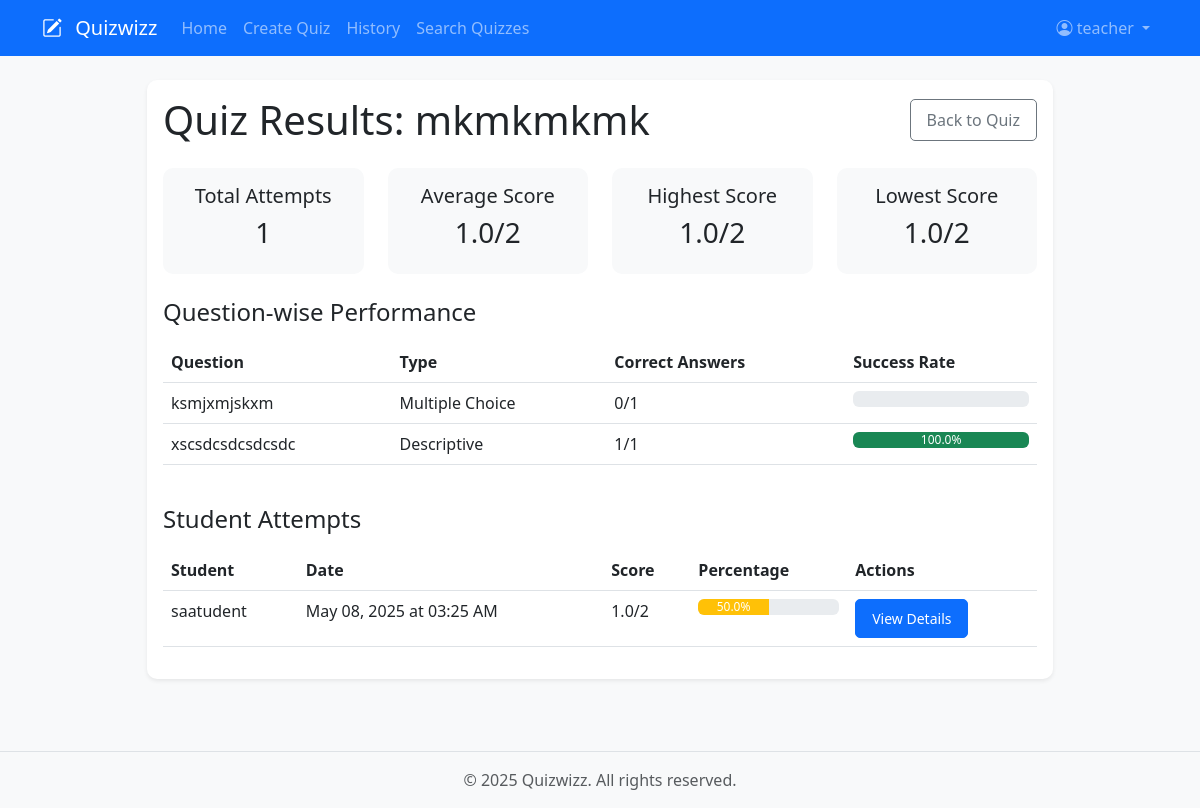
Page /quiz/quiz/1/results (signed in) on the committed database.
### app/models/user.py (models this page shows, shortened)
class User(UserMixin, db.Model):
    __tablename__ = 'users'
    id = db.Column(db.Integer, primary_key=True)
    username = db.Column(db.String(64), unique=True, nullable=False)
    email = db.Column(db.String(120), unique=True, nullable=False)
    password_hash = db.Column(db.String(128))
    is_teacher = db.Column(db.Boolean, default=False)
    created_at = db.Column(db.DateTime, default=datetime.utcnow)
    profile_picture = db.Column(db.String(200), default='default.jpg')
    bio = db.Column(db.Text)
    attempts = db.relationship('QuizAttempt', backref='user', lazy='dynamic')
    feedback = db.relationship(QuizFeedback, backref='student', lazy='dynamic')
    quiz_attempts = db.relationship('QuizAttempt', backref='student', lazy='dynamic')
    bookmarks = db.relationship('Bookmark', backref='user', lazy='dynamic')
    shared_quizzes = db.relationship('Quiz',
                                   secondary='shared_quizzes',
                                   backref=db.backref('shared_with_users', lazy='dynamic'),
                                   lazy='dynamic')
    bookmarked_quizzes = db.relationship('Quiz',
                                       secondary='user_bookmarks',
                                       backref=db.backref('bookmarked_by', lazy='dynamic'),
                                       lazy='dynamic')

### app/models/quiz.py (models this page shows, shortened)
class Quiz(db.Model):
    __tablename__ = 'quizzes'
    id = db.Column(db.Integer, primary_key=True)
    title = db.Column(db.String(100), nullable=False)
    description = db.Column(db.Text)
    created_at = db.Column(db.DateTime, default=datetime.utcnow)
    updated_at = db.Column(db.DateTime, default=datetime.utcnow, onupdate=datetime.utcnow)
    author_id = db.Column(db.Integer, db.ForeignKey('users.id'), nullable=False)
    is_public = db.Column(db.Boolean, default=True)
    password = db.Column(db.String(128))
    time_limit = db.Column(db.Integer)  # in minutes
    max_attempts = db.Column(db.Integer, default=1)
    start_time = db.Column(db.DateTime)
    end_time = db.Column(db.DateTime)
    category = db.Column(db.String(50))
    grades_released = db.Column(db.Boolean, default=False)
    author = db.relationship('User', backref=db.backref('authored_quizzes', lazy='dynamic'))
    questions = db.relationship('Question', backref='quiz', lazy='dynamic', cascade='all, delete-orphan')
    attempts = db.relationship('QuizAttempt', backref='quiz', lazy='dynamic')
    shared_with = db.relationship('User', secondary='shared_quizzes', backref=db.backref('shared_quizzes_list', lazy='dynamic'))
    feedback = db.relationship(QuizFeedback, backref='quiz', lazy='dynamic', cascade='all, delete-orphan')

class QuizAttempt(db.Model):
    __tablename__ = 'quiz_attempts'
    id = db.Column(db.Integer, primary_key=True)
    quiz_id = db.Column(db.Integer, db.ForeignKey('quizzes.id'), nullable=False)
    student_id = db.Column(db.Integer, db.ForeignKey('users.id'), nullable=False)
    started_at = db.Column(db.DateTime, default=datetime.utcnow)
    completed_at = db.Column(db.DateTime)
    completed = db.Column(db.Boolean, default=False)
    score = db.Column(db.Float)
    max_score = db.Column(db.Float)
    answers = db.relationship('Answer', backref='attempt', lazy='dynamic', cascade='all, delete-orphan')

class Question(db.Model):
    __tablename__ = 'questions'
    id = db.Column(db.Integer, primary_key=True)
    quiz_id = db.Column(db.Integer, db.ForeignKey('quizzes.id'), nullable=False)
    text = db.Column(db.Text, nullable=False)
    question_type = db.Column(db.String(20), default='mcq')  # mcq or descriptive
    points = db.Column(db.Integer, default=1)
    order = db.Column(db.Integer)
    options = db.relationship('QuestionOption', backref='question', lazy='dynamic', cascade='all, delete-orphan')
    answers = db.relationship('Answer', backref='question', lazy='dynamic')

### app/views/quiz.py (the view)
@quiz_bp.route('/quiz/<int:quiz_id>/results')
@login_required
def quiz_results(quiz_id):
    quiz = Quiz.query.get_or_404(quiz_id)
    if quiz.author_id != current_user.id and not current_user.is_teacher:
        flash('You do not have permission to view these results.', 'danger')
        return redirect(url_for('main.index'))
    attempts = QuizAttempt.query.filter_by(quiz_id=quiz_id).all()
    total_attempts = len(attempts)
    if total_attempts > 0:
        scores = [attempt.score for attempt in attempts if attempt.score is not None]
        if scores:  # Only calculate if we have valid scores
            avg_score = sum(scores) / len(scores)
            max_score = sum(question.points for question in quiz.questions)
            highest_score = max(scores)
            lowest_score = min(scores)
            avg_percentage = (avg_score / max_score) * 100
        else:
            avg_score = 0
            max_score = sum(question.points for question in quiz.questions)
            highest_score = 0
            lowest_score = 0
            avg_percentage = 0
    else:
        avg_score = 0
        max_score = sum(question.points for question in quiz.questions)
        highest_score = 0
        lowest_score = 0
        avg_percentage = 0
    question_stats = []
    for question in quiz.questions:
        correct_answers = 0
        total_answers = 0
        for attempt in attempts:
            if attempt.completed_at:  # Only count completed attempts
                answer = Answer.query.filter_by(
                    attempt_id=attempt.id,
                    question_id=question.id
                ).first()
                if answer:
                    total_answers += 1
                    if answer.is_correct:
                        correct_answers += 1
        success_rate = (correct_answers / total_answers * 100) if total_answers > 0 else 0
        question_stats.append({
            'question': question,
            'correct_count': correct_answers,
            'total_attempts': total_answers,
            'success_rate': round(success_rate, 2)
        })
    feedback = QuizFeedback.query.filter_by(quiz_id=quiz_id).all()
    return render_template('quiz/results.html',
                         quiz=quiz,
                         attempts=attempts,
                         avg_score=avg_score,
                         max_score=max_score,
                         avg_percentage=avg_percentage,
                         highest_score=highest_score,
                         lowest_score=lowest_score,
                         total_attempts=total_attempts,
                         question_stats=question_stats,
                         feedback=feedback)

### app/templates/quiz/results.html (shortened to what this page needs)
{% extends "base.html" %}
{% block content %}
<div class="container">
    <div class="row justify-content-center">
        <div class="col-md-10">
            <div class="card shadow-sm mb-4">
                <div class="card-body">
                    <div class="d-flex justify-content-between align-items-center mb-4">
                        <h1 class="card-title mb-0">Quiz Results: {{ quiz.title }}</h1>
                        <a href="{{ url_for('quiz.view_quiz', quiz_id=quiz.id) }}" class="btn btn-outline-secondary">
                             Back to Quiz
                        </a>
                    </div>
                    <div class="row mb-4">
                        <div class="col-md-3">
                            <div class="card bg-light">
                                <div class="card-body text-center">
                                    <h5>Total Attempts</h5>
                                    <h3>{{ total_attempts }}</h3>
                                </div>
                            </div>
                        </div>
                        <div class="col-md-3">
                            <div class="card bg-light">
                                <div class="card-body text-center">
                                    <h5>Average Score</h5>
                                    <h3>{{ "%.1f"|format(avg_score) }}/{{ max_score }}</h3>
                                </div>
                            </div>
                        </div>
                        <div class="col-md-3">
                            <div class="card bg-light">
                                <div class="card-body text-center">
                                    <h5>Highest Score</h5>
                                    <h3>{{ highest_score }}/{{ max_score }}</h3>
                                </div>
                            </div>
                        </div>
                        <div class="col-md-3">
                            <div class="card bg-light">
                                <div class="card-body text-center">
                                    <h5>Lowest Score</h5>
                                    <h3>{{ lowest_score }}/{{ max_score }}</h3>
                                </div>
                            </div>
                        </div>
                    </div>
                    <h4 class="mb-3">Question-wise Performance</h4>
                    <div class="table-responsive">
                        <table class="table table-hover">
                            <thead>
                                <tr>
                                    <th>Question</th>
                                    <th>Type</th>
                                    <th>Correct Answers</th>
                                    <th>Success Rate</th>
                                </tr>
                            </thead>
                            <tbody>
                                {% for stat in question_stats %}
                                <tr>
                                    <td>{{ stat.question.text }}</td>
                                    <td>
                                        {% if stat.question.question_type == 'mcq' %}
                                        Multiple Choice
                                        {% else %}
                                        Descriptive
                                        {% endif %}
                                    </td>
                                    <td>{{ stat.correct_count }}/{{ stat.total_attempts }}</td>
                                    <td>
                                        <div class="progress">
                                            <div class="progress-bar {% if stat.success_rate >= 70 %}bg-success{% elif stat.success_rate >= 40 %}bg-warning{% else %}bg-danger{% endif %}"
                                                 role="progressbar"
                                                 style="width: {{ stat.success_rate }}%"
                                                 aria-valuenow="{{ stat.success_rate }}"
                                                 aria-valuemin="0"
                                                 aria-valuemax="100">
                                                {{ "%.1f"|format(stat.success_rate) }}%
                                            </div>
                                        </div>
                                    </td>
                                </tr>
                                {% endfor %}
                            </tbody>
                        </table>
                    </div>
                    <h4 class="mt-4 mb-3">Student Attempts</h4>
                    <div class="table-responsive">
                        <table class="table table-hover">
                            <thead>
                                <tr>
                                    <th>Student</th>
                                    <th>Date</th>
                                    <th>Score</th>
                                    <th>Percentage</th>
                                    <th>Actions</th>
                                </tr>
                            </thead>
                            <tbody>
                                {% for attempt in attempts %}
                                <tr>
                                    <td>{{ attempt.user.username }}</td>
                                    <td>{{ attempt.completed_at.strftime('%B %d, %Y at %I:%M %p') }}</td>
                                    <td>{{ attempt.score }}/{{ max_score }}</td>
                                    <td>
                                        <div class="progress">
                                            <div class="progress-bar {% if (attempt.score/max_score)*100 >= 70 %}bg-success{% elif (attempt.score/max_score)*100 >= 40 %}bg-warning{% else %}bg-danger{% endif %}"
                                                 role="progressbar"
                                                 style="width: {{ (attempt.score/max_score)*100 }}%"
                                                 aria-valuenow="{{ (attempt.score/max_score)*100 }}"
                                                 aria-valuemin="0"
                                                 aria-valuemax="100">
                                                {{ "%.1f"|format((attempt.score/max_score)*100) }}%
                                            </div>
                                        </div>
                                    </td>
                                    <td>
                                        <a href="{{ url_for('quiz.view_results', attempt_id=attempt.id) }}" class="btn btn-sm btn-primary">
                                            View Details
                                        </a>
                                    </td>
                                </tr>
                                {% endfor %}
                            </tbody>
                        </table>
                    </div>
                </div>
            </div>
        </div>
    </div>
</div>
{% endblock %}

### app/templates/base.html (shortened to what this page needs)
<!DOCTYPE html>
<html lang="en">
<head>
    <link href="https://cdn.jsdelivr.net/npm/bootstrap@5.3.0/dist/css/bootstrap.min.css" rel="stylesheet">
    <link rel="stylesheet" href="https://cdn.jsdelivr.net/npm/bootstrap-icons@1.7.2/font/bootstrap-icons.css">
    <link rel="stylesheet" href="{{ url_for('static', filename='css/style.css') }}">
</head>
<body>
    <nav class="navbar navbar-expand-lg navbar-dark bg-primary">
        <div class="container">
            <a class="navbar-brand" href="{{ url_for('main.index') }}">
                <i class="bi bi-pencil-square"></i> Quizwizz
            </a>
            <div class="collapse navbar-collapse" id="navbarNav">
                <ul class="navbar-nav me-auto">
                    {% if current_user.is_authenticated %}
                        {% if current_user.is_teacher %}
                            <li class="nav-item">
                                <a class="nav-link" href="{{ url_for('main.teacher_home') }}">Home</a>
                            </li>
                            <li class="nav-item">
                                <a class="nav-link" href="{{ url_for('quiz.create_quiz') }}">Create Quiz</a>
                            </li>
                            <li class="nav-item">
                                <a class="nav-link" href="{{ url_for('main.history') }}">History</a>
                            </li>
                        {% endif %}
                        <li class="nav-item">
                            <a class="nav-link" href="{{ url_for('quiz.search_quizzes') }}">Search Quizzes</a>
                        </li>
                    {% endif %}
                </ul>
                <ul class="navbar-nav">
                    {% if current_user.is_authenticated %}
                        <li class="nav-item dropdown">
                            <a class="nav-link dropdown-toggle" href="#" id="navbarDropdown" role="button" data-bs-toggle="dropdown">
                                <i class="bi bi-person-circle"></i> {{ current_user.username }}
                            </a>
                        </li>
                    {% endif %}
                </ul>
            </div>
        </div>
    </nav>
    <main class="container mt-4">
        {% block content %}{% endblock %}
    </main>
    <footer class="footer mt-5 py-3 bg-light">
        <div class="container text-center">
            <span class="text-muted">© 2025 Quizwizz. All rights reserved.</span>
        </div>
    </footer>
</body>
</html>

### rows in the picture
User: username "teacher"
Quiz: title "mkmkmkmk"
QuizAttempt: score "1.0", user.username "saatudent", completed_at "May 08, 2025 at 03:25 AM", max_score "2", (attempt.score/max_score)*100 "50.0"
Question: question.text "ksmjxmjskxm"
Question: question.text "xscsdcsdcsdcsdc"

### other values in the picture
{{ total_attempts }} "1"
{{ "%.1f"|format(avg_score) }} "1.0"
{{ max_score }} "2"
{{ stat.correct_count }} "0" "1"
{{ stat.total_attempts }} "1" "1"
{{ "%.1f"|format(stat.success_rate) }} "100.0"
